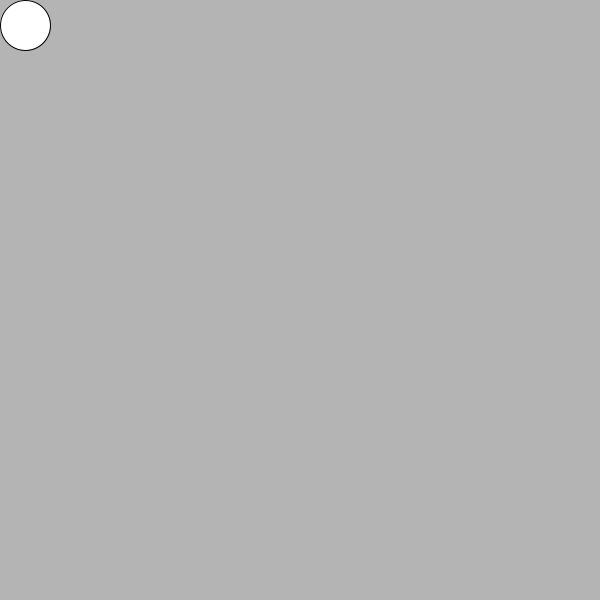
Frame 1 (no input)
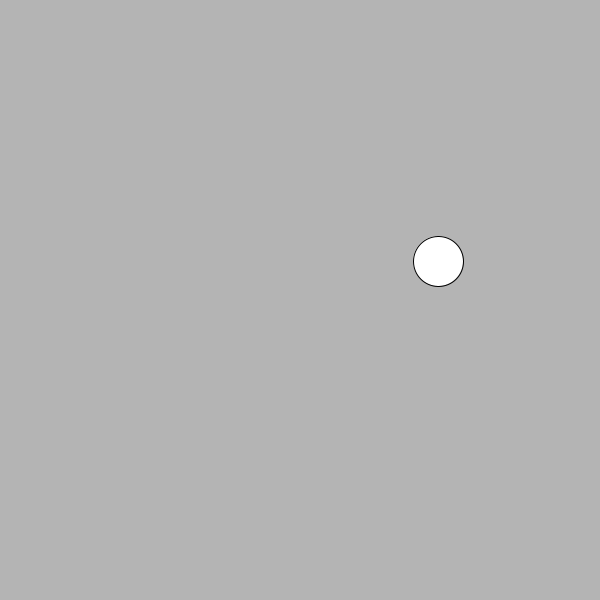
Frame 60 (the mouse pressed at the canvas centre just before this capture)
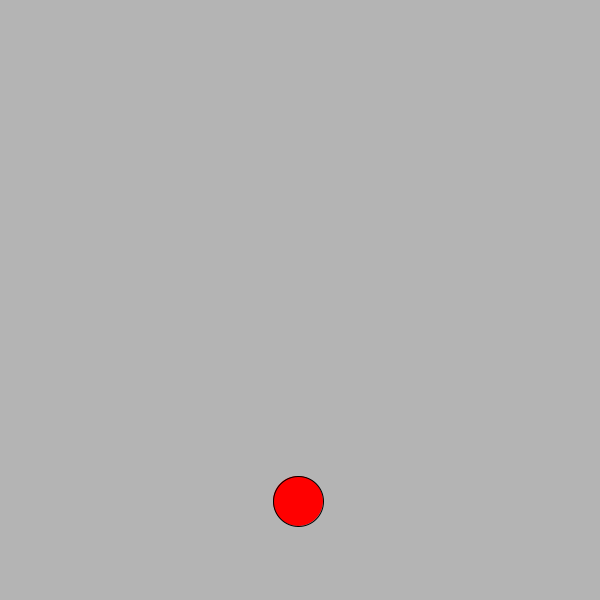
Frame 120 (the mouse held since frame 60 and released just before this capture)

The Processing sketch that drew these frames (run headless with seeded random() and noise(); from frame 60 on, the mouse is pressed at the canvas centre):

// Processing sketch: sketch_221130a
// ── sketch_221130a.pde
int r = 255;
int g = 255;
int b = 255;
int x = 25;
int y = 25;
int dx = 7;
int dy = 4;

void setup() {
  size(600,600);
}

void draw() {
  background(180);
  fill(r,g,b);
  circle(x,y,50);
  x=x+dx;
  y=y+dy;
  if (x>=575) {
    dx=-dx;
    r=255;
    g=0;
    b=0;
  }
  if (y>=575) {
    dy=-dy;
    r=0;
    g=255;
    b=0;
  }
  if (x<=25) {
    dx=-dx;
    r=0;
    g=0;
    b=255;
  }
  if (y<=25){
    dy=-dy;
    r=0;
    g=0;
    b=0;
}}
